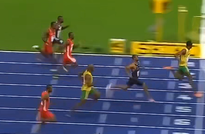
#> input picture Problem_Set_2/Problem2Images/test_1.png, 205 x 134 px, shrunk from 812 x 531 before the run
$ jupyter execute --allow-errors test2.ipynb
#> lines starting #> are read from the running program, lines starting #| are printed output that depends on the picture; after the words box and inside, x2 and y2 are one past the last pixel; in counts of white or black regions, pixels touching at a corner belong together
[cell 1]
import scipy, cv2
import numpy as np
import matplotlib.pyplot as plt
from random import sample
from matplotlib.patches import ConnectionPatch
FEATURE_MATCHING_THRESHOLD =0.17
def rgb_to_gray(img):
    if len(img.shape) == 3:
        gray_image = np.mean(img, axis=2).astype(float)
    else:
        gray_image = img
    return gray_image
def gaussian_blur_kernel_2d(kernel_size=3,sigma=1):
    kernel=np.zeros((kernel_size,kernel_size))
    r = kernel_size//2
    for x in range(-r,r+1):
        for y in range(-r,r+1):
            kernel[x+r,y+r] = 1/(2*np.pi*sigma**2)*np.exp(-1/(2*sigma**2)*(x**2+y**2))
    kernel = kernel / np.sum(kernel)
    return kernel
def gradient_x(img):
    # convert img to grayscale
    # should we use int type to calclate gradient?
    # should we conduct some pre-processing to remove noise? which kernel should we pply?
    # which kernel should we choose to calculate gradient_x?
    # TODO
    gray_image = rgb_to_gray(img)
    filtered_image = scipy.ndimage.gaussian_filter(gray_image, sigma = 1, mode = 'reflect')
    return scipy.ndimage.sobel(filtered_image, axis = 0, mode = 'reflect')

def gradient_y(img):
    # TODO
    gray_image = rgb_to_gray(img)
    filtered_image = scipy.ndimage.gaussian_filter(gray_image, sigma = 1, mode = 'reflect')
    return scipy.ndimage.sobel(filtered_image, axis = 1, mode = 'reflect')

def harris_response(img, alpha=0.05, win_size=3):
    # In this function you are going to claculate harris response R.
    # Please refer to 04_Feature_Detection.pdf page 29 for details.
    # You have to discover how to calculate det(M) and trace(M), and
    # remember to smooth the gradients.
    # Avoid using too much "for" loops to speed up.
    # TODO
    kernel = gaussian_blur_kernel_2d(win_size, win_size/7)
    win_size = win_size // 2
    grad_x = gradient_x(img)
    grad_y = gradient_y(img)
    A = grad_x * grad_x
    B = grad_x * grad_y
    C = grad_y * grad_y
    R = np.zeros_like(A)
    for i in range(win_size, img.shape[0] - win_size):
        for j in range(win_size, img.shape[1] - win_size):
            windows_A = np.sum(A[i - win_size:i + win_size + 1, j - win_size:j + win_size + 1] * kernel)
            windows_B = np.sum(B[i - win_size:i + win_size + 1, j - win_size:j + win_size + 1] * kernel)
            windows_C = np.sum(C[i - win_size:i + win_size + 1, j - win_size:j + win_size + 1] * kernel)
            det_R = windows_A * windows_C - windows_B * windows_B
            tr_R = windows_A + windows_C
            windows_R = det_R - alpha * tr_R**2
            R[i, j] = windows_R
    return R

def corner_selection(R, th=0.01, min_dist=3):
    # non-maximal suppression for R to get R_selection and transform selected corners to list of tuples
    # hint:
    #   use ndimage.maximum_filter()  to achieve non-maximum suppression
    #   set those which aren’t **local maximum** to zero.
    # TODO
    width, height = R.shape
    threshold = th * np.max(R)
    condition_matrix = (R > threshold).astype(np.uint8)
    pix = []
    for i in range(R.shape[0]):
        for j in range(R.shape[1]):
            if condition_matrix[i, j]:
                window = R[np.clip(i-min_dist//2,0,width-1):np.clip(i+min_dist//2,0,width-1), np.clip(j-min_dist//2,0,height-1):np.clip(j+min_dist//2,0,height-1)]
                if R[i,j]-1e-6<np.max(window) < R[i,j] + 1e-6:
                    pix.append((i,j))
    return list(pix)
def histogram_of_gradients(img, pix):
    # no template for coding, please implement by yourself.
    # You can refer to implementations on Github or other websites
    # Hint:
    #   1. grad_x & grad_y
    #   2. grad_dir by arctan function
    #   3. for each interest point, choose m*m blocks with each consists of m*m pixels
    #   4. I divide the region into n directions (maybe 8).
    #   5. For each blocks, calculate the number of derivatives in those directions and normalize the Histogram.
    #   6. After that, select the prominent gradient and take it as principle orientation.
    #   7. Then rotate it’s neighbor to fit principle orientation and calculate the histogram again.
    # TODO
    WIDTH,HEIGHT = img.shape
    block_size = 4
    num_bins = 8
    grad_x = gradient_x(img)
    grad_y = gradient_y(img)
    grad_magnitude = np.sqrt(grad_x**2,grad_y**2)
    grad_direction = np.arctan2(grad_y,grad_x)*180.0/np.pi + 180.0
    features = []
    for cornel in pix:
        cornel_x, cornel_y = cornel
        temp_feature = np.zeros(num_bins)
        i_range = np.arange(cornel_x - block_size**2 // 2 + 1, cornel_x + block_size**2 // 2 + 1)
        j_range = np.arange(cornel_y - block_size**2 // 2 + 1, cornel_y + block_size**2 // 2 + 1)
        i_range = np.clip(i_range, 0, WIDTH - 1)
        j_range = np.clip(j_range, 0, HEIGHT - 1)
        temp_angle = (np.clip(grad_direction[i_range, j_range] * num_bins // 360, 0, num_bins - 1)).astype(int)
        temp_feature += np.bincount(temp_angle, grad_magnitude[i_range, j_range], minlength=num_bins)
        orientation = np.argmax(temp_feature)*360/num_bins
        feature = []
        for index_x in range(-block_size//2,block_size//2):
            for index_y in range(-block_size//2,block_size//2):
                i_range = np.arange(cornel_x + index_x * block_size + 1, cornel_x + (index_x + 1) * block_size + 1)
                j_range = np.arange(cornel_y + index_y * block_size + 1, cornel_y + (index_y + 1) * block_size + 1)
                i_range = np.clip(i_range, 0, WIDTH - 1)
                j_range = np.clip(j_range, 0, HEIGHT - 1)
                temp_angle = grad_direction[i_range, j_range] - orientation
                temp_angle = (temp_angle + 360) % 360
                temp_angle = (temp_angle * num_bins / 360).astype(int)
                temp_angle = np.clip(temp_angle, 0, num_bins - 1)
                temp_feature = np.zeros(num_bins,dtype=float)
                temp_feature += np.bincount(temp_angle, grad_magnitude[i_range, j_range], minlength=num_bins).astype(float)
                feature+=temp_feature.tolist()
        # 归一化
        feature = feature / np.sum(feature)
        features.append(feature)
    return features
# [25 lines left out: function feature_matching, not called in this run]
def compute_homography(pixels_1, pixels_2):
    # compute the best-fit homography using the Singular Value Decomposition (SVD)
    # homography matrix is a (3,3) matrix consisting rotation, translation and projection information.
    # consider how to form matrix A for U, S, V = np.linalg.svd((np.transpose(A)).dot(A))
    # homo_matrix = np.reshape(V[np.argmin(S)], (3, 3))
    # TODO
    A = []
    for p1, p2 in zip(pixels_1, pixels_2):
        x1, y1 = p1
        x2, y2 = p2
        A.append([x1, y1, 1, 0, 0, 0, -x1 * x2, -y1 * x2, -x2])
        A.append([0, 0, 0, x1, y1, 1, -x1 * y2, -y1 * y2, -y2])
    A = np.array(A)
    # 使用SVD分解
    U, S, V = np.linalg.svd((np.transpose(A)).dot(A))
    homo_matrix = np.reshape(V[np.argmin(S)], (3, 3))
    return homo_matrix
def match_visualizer(image,image_2,pix_1,pix_2):
    fig, (ax1, ax2) = plt.subplots(1, 2)
    ax1.imshow(image, cmap='gray')
    ax1.set_title('Image 1')
    # 在第二个子图上显示第二幅图像
    ax2.imshow(image_2, cmap='gray')
    ax2.set_title('Image 2')
    for i in range(len(pix_1)):
        ax1.plot(pix_1[i][1],pix_1[i][0],'ro',markersize=1,color='red')
        ax2.plot(pix_2[i][1],pix_2[i][0],'ro',markersize=1,color='red')
        con = ConnectionPatch(xyA=(pix_1[i][1],pix_1[i][0]), xyB=(pix_2[i][1],pix_2[i][0]), linewidth=0.1, axesA= ax1,axesB=ax2,coordsA='data',
                        coordsB='data',color="red")
        ax2.add_artist(con)
    plt.show()
def align_pair(pixels_1, pixels_2):
    # utilize \verb|homo_coordinates| for homogeneous pixels
    # and \verb|compute_homography| to calulate homo_matrix
    # implement RANSAC to compute the optimal alignment.
    # you can refer to implementations online.
    num_iterations = 20000 # Number of RANSAC iterations
    inlier_threshold = 5.0  # Threshold for considering a point as an inlier
    num_picked = 4
    best_inliers = []  # Best set of inliers
    best_est_homo = None  # Best estimated homography matrix
    for _ in range(num_iterations):
        sample_indices = sample(range(len(pixels_1)), num_picked)
        sampled_pixels_1 = [pixels_1[i] for i in sample_indices]
        sampled_pixels_2 = [pixels_2[i] for i in sample_indices]
        est_homo = compute_homography(sampled_pixels_1, sampled_pixels_2)
        homo_coordinates_1 = np.array([pixels_1[i] + tuple([1]) for i in range(len(pixels_1))])
        transformed_pixels = np.dot(est_homo, homo_coordinates_1.T).T
        transformed_pixels = transformed_pixels[:, :2] / transformed_pixels[:, 2, None]+1e-6
        distances = np.linalg.norm(transformed_pixels - pixels_2, axis=1)
        inliers = np.where(distances < inlier_threshold)[0]
        if len(inliers) > len(best_inliers):
            print(len(inliers))
            best_inliers = inliers
            best_est_homo = est_homo
    return best_est_homo
def stitch_blend(img_1, img_2, est_homo):
    # hint:
    # First, project four corner pixels with estimated homo-matrix
    # and converting them back to Cartesian coordinates after normalization.
    # Together with four corner pixels of the other image, we can get the size of new image plane.
    # Then, remap both image to new image plane and blend two images using Alpha Blending.
    # TODO
    # 先确定画布的大小，先算img1的四个角，把他弄到正的区域，然后算两幅图的起始位置
    WIDTH_1,HEIGHT_1 = img_1.shape[:-1]
    WIDTH_2,HEIGHT_2 = img_2.shape[:-1]
    ALPHA = 0.5
    homo_inverse = np.linalg.inv(est_homo)
    corners = [(0,0,1),(WIDTH_1-1,0,1),(0,HEIGHT_1-1,1),(WIDTH_1-1,HEIGHT_1-1,1)]
    startx_1,starty_1,endx_1,endy_1=float('inf'),float('inf'),-float('inf'),-float('inf')
    for corner in corners:
        modified_corner = est_homo@corner
        modified_corner = modified_corner/modified_corner[2]
        startx_1 = int(min(startx_1,modified_corner[0]))
        endx_1 = int(max(endx_1,modified_corner[0]))
        starty_1 = int(min(starty_1,modified_corner[1]))
        endy_1 = int(max(endy_1,modified_corner[1]))
    startx_2,starty_2,endx_2,endy_2=0,0,WIDTH_2,HEIGHT_2
    if startx_1<0: #平移图像
        startx_2-=startx_1
        endx_2-=startx_1
    else:
        startx_1=0
    if starty_1<0: #平移图像
        starty_2-=starty_1
        endy_2-=starty_1
    else:
        starty_1=0
    EST_WIDTH = max(endx_1,endx_2)+1
    EST_HEIGHT = max(endy_1,endy_2)+1
    est_img = np.zeros((EST_WIDTH,EST_HEIGHT,3))
    # 写一个函数来确定点是否在重合的区域中，逆矩阵
    def is_inside(point):
        modified_point = homo_inverse@point
        modified_point = modified_point / modified_point[2]
        return (0<modified_point[0]<WIDTH_1 and 0<modified_point[1]<HEIGHT_1),modified_point
    # 先画img2
    for i in range(WIDTH_2):
        for j in range(HEIGHT_2):
            x,y=startx_2+i,starty_2+j
            if is_inside([x+startx_1,y+starty_1,1])[0]:
                est_img[x,y] = img_2[i,j]*ALPHA
            else:
                est_img[x,y] = img_2[i,j]
    # 然后画img1,这里可能需要插值，先不插
    for i in range(EST_WIDTH):
        for j in range(EST_HEIGHT):
            flag, target = is_inside([i+startx_1,j+starty_1,1])
            if flag:
                x,y=int(target[0]),int(target[1])
                # 如果在img2中
                if startx_2<i<endx_2 and starty_2<j<endy_2:
                    u,v,w = est_img[i,j]
                    if -1e-6<u<1e-6 and -1e-6<v<1e-6 and -1e-6<w<1e-6:
                        est_img[i,j]=img_1[x,y]
                    else:
                        est_img[i,j]+=img_1[x,y]*(1-ALPHA)
                else:
                    est_img[i,j] = img_1[x,y]
    return np.array(est_img,dtype=np.uint8)

[cell 2]
def local_match(corners_1,corners_2,features_1,features_2):
    pix_1 = []
    pix_2 = []
    for i, feature_1 in enumerate(features_1):
        temp_point = []
        temp_bias = []
        for j, feature_2 in enumerate(features_2):
            bias = np.sqrt(np.sum((feature_1-feature_2)**2))
            if bias < FEATURE_MATCHING_THRESHOLD:
                temp_point.append(corners_2[j])
                temp_bias.append(bias)
        if len(temp_point):
            pix_1.append(corners_1[i])
            pix_2.append(temp_point[np.argmin(temp_bias)])
    return pix_1, pix_2

[cell 3]
# [42 lines left out: function generate_panorama, not called in this run]

[cell 4]
file_path = './Problem_Set_2/Problem2Images/test_1.png'
file_path_2 = './Problem_Set_2/Problem2Images/test_2.png'
image_ori = cv2.imread(file_path)
#> image_ori is the input picture: shape (134, 205, 3); mean B, G, R 82.2, 92.8, 82.5
image_ori_2 = cv2.imread(file_path_2)
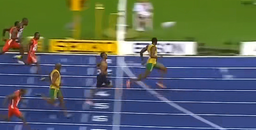
#> input picture Problem_Set_2/Problem2Images/test_2.png, 256 x 130 px, shrunk from 1014 x 516 before the run
#> image_ori_2 is the input picture: shape (130, 256, 3); mean B, G, R 95.7, 100.9, 90.4
image = rgb_to_gray(image_ori)
image_2 = rgb_to_gray(image_ori_2)
corners_1 = corner_selection(harris_response(image,0.05,3),0.01,3)
#> after the loop in harris_response, `for i in range(win_size, img.shape[0] - win_size):`:
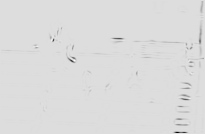
#> R: shape (134, 205) float64; min -690630891.9, max 105611185.6, mean -3792917.6; drawn with min black and max white
#> in corner_selection, `width, height = R.shape`: width = 134; height = 205
#> in corner_selection, `threshold = th * np.max(R)`: threshold = 1056111.9
#> in corner_selection, `condition_matrix = (R > threshold).astype(np.uint8)`:
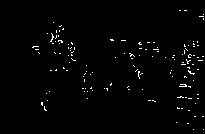
#> condition_matrix: shape (134, 205); values 0 (black) and 1 (white), 1.4% white in thin lines or dots, all inside (x1, y1, x2, y2) = (32, 10, 204, 130)
#> after the loop in corner_selection, `for i in range(R.shape[0]):`: pix = 263 pairs, first value 10 to 129, second value 32 to 203
#> corners_1 has the same summary as pix in corner_selection
corners_2 = corner_selection(harris_response(image_2,0.05,3),0.01,3)
#> call 2 of harris_response, with alpha = 0.05, win_size = 3
#> after the loop in harris_response (call 2), `for i in range(win_size, img.shape[0] - win_size):`:
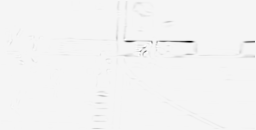
#> R: shape (130, 256) float64; min -2.5e+09, max 97528519.7, mean -10167831.4; drawn with min black and max white
#> call 2 of corner_selection, with th = 0.01, min_dist = 3
#> in corner_selection (call 2), `width, height = R.shape`: width = 130; height = 256
#> in corner_selection (call 2), `threshold = th * np.max(R)`: threshold = 975285.2
#> in corner_selection (call 2), `condition_matrix = (R > threshold).astype(np.uint8)`:
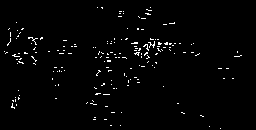
#> condition_matrix: shape (130, 256); values 0 (black) and 1 (white), 1.8% white in thin lines or dots, all inside (x1, y1, x2, y2) = (4, 7, 242, 129)
#> after the loop in corner_selection (call 2), `for i in range(R.shape[0]):`: pix = 381 pairs, first value 7 to 128, second value 4 to 240
#> corners_2 has the same summary as pix in corner_selection
features_1 = histogram_of_gradients(image,corners_1)
#> in histogram_of_gradients, `grad_direction = np.arctan2(grad_y,grad_x)*180.0/np.pi + 180.0`:
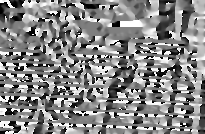
#> grad_direction: shape (134, 205) float64; min 1.91e-05, max 360, mean 189.6; drawn with min black and max white
#> the loop in histogram_of_gradients, `for cornel in pix:` made 263 passes
#> (cornel_x, cornel_y, orientation) on passes 1 to 3: (10, 179, 315), (10, 184, 180), (10, 185, 180)
#> after the loop in histogram_of_gradients, `for cornel in pix:`: features = 263 items
#> features_1 = 263 items
features_2 = histogram_of_gradients(image_2,corners_2)
#> in histogram_of_gradients (call 2), `grad_direction = np.arctan2(grad_y,grad_x)*180.0/np.pi + 180.0`:
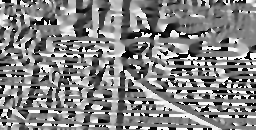
#> grad_direction: shape (130, 256) float64; min 0.0029, max 360, mean 185.8; drawn with min black and max white
#> the loop in histogram_of_gradients (call 2), `for cornel in pix:` made 381 passes
#> cornel on passes 10 to 12: (13, 119), (13, 123), (13, 145)

[cell 5]
FEATURE_MATCHING_THRESHOLD = 0.25
pix_1,pix_2=local_match(corners_1,corners_2,features_1,features_2)
print(len(pix_1))
#| 258
match_visualizer(image,image_2,pix_1,pix_2)
#> in match_visualizer, `plt.show()`:
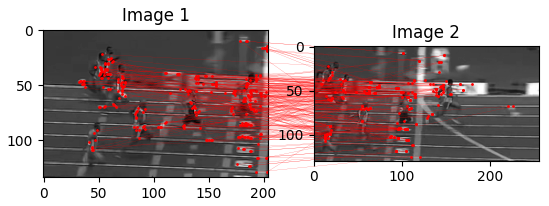
#> figure drawn by matplotlib, 2 panels

[cell 6]
est = align_pair(pix_1,pix_2)
#> the loop in align_pair, `for _ in range(num_iterations):` made 20000 passes
#| 5
#| 6
#| 7
#| 10
#| 12
#| 16
#| 17
#| 18
#> (further printed lines are left out)
blend = stitch_blend(image_ori,image_ori_2,est)
#> in stitch_blend, `est_img = np.zeros((EST_WIDTH,EST_HEIGHT,3))`: est_img: shape (137, 317, 3) float64; every value is 0
#> after the loop in stitch_blend, `for i in range(WIDTH_2):`:
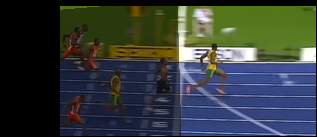
#> est_img: shape (137, 317, 3) float64; mean of channels 0, 1, 2 58.8, 60.4, 53; drawn as B, G, R
#> the loop in stitch_blend, `for i in range(EST_WIDTH):` made 137 passes
#> after the loop in stitch_blend, `for i in range(EST_WIDTH):`:
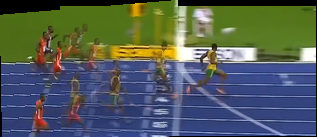
#> est_img: shape (137, 317, 3) float64; mean of channels 0, 1, 2 87.5, 92.9, 82; drawn as B, G, R
plt.imshow(blend)
plt.show()

[cell 7]
cv2.imwrite("./Problem_Set_2/rotate.png",blend)
#> Out = True
